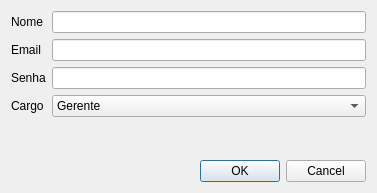
<?xml version="1.0" encoding="UTF-8"?>
<ui version="4.0">
 <class>DialogAddUser</class>
 <widget class="QDialog" name="DialogAddUser">
  <property name="geometry">
   <rect>
    <x>0</x>
    <y>0</y>
    <width>377</width>
    <height>193</height>
   </rect>
  </property>
  <property name="windowTitle">
   <string>Dialog</string>
  </property>
  <layout class="QVBoxLayout" name="verticalLayout">
   <item>
    <layout class="QFormLayout" name="formLayout">
     <item row="0" column="0">
      <widget class="QLabel" name="label">
       <property name="text">
        <string>Nome</string>
       </property>
      </widget>
     </item>
     <item row="0" column="1">
      <widget class="QLineEdit" name="name"/>
     </item>
     <item row="1" column="0">
      <widget class="QLabel" name="label_2">
       <property name="text">
        <string>Email</string>
       </property>
      </widget>
     </item>
     <item row="1" column="1">
      <widget class="QLineEdit" name="email"/>
     </item>
     <item row="2" column="0">
      <widget class="QLabel" name="label_3">
       <property name="text">
        <string>Senha</string>
       </property>
      </widget>
     </item>
     <item row="2" column="1">
      <widget class="QLineEdit" name="lineEdit_3"/>
     </item>
     <item row="3" column="0">
      <widget class="QLabel" name="label_4">
       <property name="text">
        <string>Cargo</string>
       </property>
      </widget>
     </item>
     <item row="3" column="1">
      <widget class="QComboBox" name="cbcrole">
       <item>
        <property name="text">
         <string>Gerente</string>
        </property>
       </item>
       <item>
        <property name="text">
         <string>Colaborador</string>
        </property>
       </item>
       <item>
        <property name="text">
         <string>Administrador</string>
        </property>
       </item>
      </widget>
     </item>
    </layout>
   </item>
   <item>
    <widget class="QDialogButtonBox" name="buttonBox">
     <property name="orientation">
      <enum>Qt::Horizontal</enum>
     </property>
     <property name="standardButtons">
      <set>QDialogButtonBox::Cancel|QDialogButtonBox::Ok</set>
     </property>
    </widget>
   </item>
  </layout>
 </widget>
 <resources/>
 <connections>
  <connection>
   <sender>buttonBox</sender>
   <signal>accepted()</signal>
   <receiver>DialogAddUser</receiver>
   <slot>accept()</slot>
   <hints>
    <hint type="sourcelabel">
     <x>248</x>
     <y>254</y>
    </hint>
    <hint type="destinationlabel">
     <x>157</x>
     <y>274</y>
    </hint>
   </hints>
  </connection>
  <connection>
   <sender>buttonBox</sender>
   <signal>rejected()</signal>
   <receiver>DialogAddUser</receiver>
   <slot>reject()</slot>
   <hints>
    <hint type="sourcelabel">
     <x>316</x>
     <y>260</y>
    </hint>
    <hint type="destinationlabel">
     <x>286</x>
     <y>274</y>
    </hint>
   </hints>
  </connection>
 </connections>
</ui>
